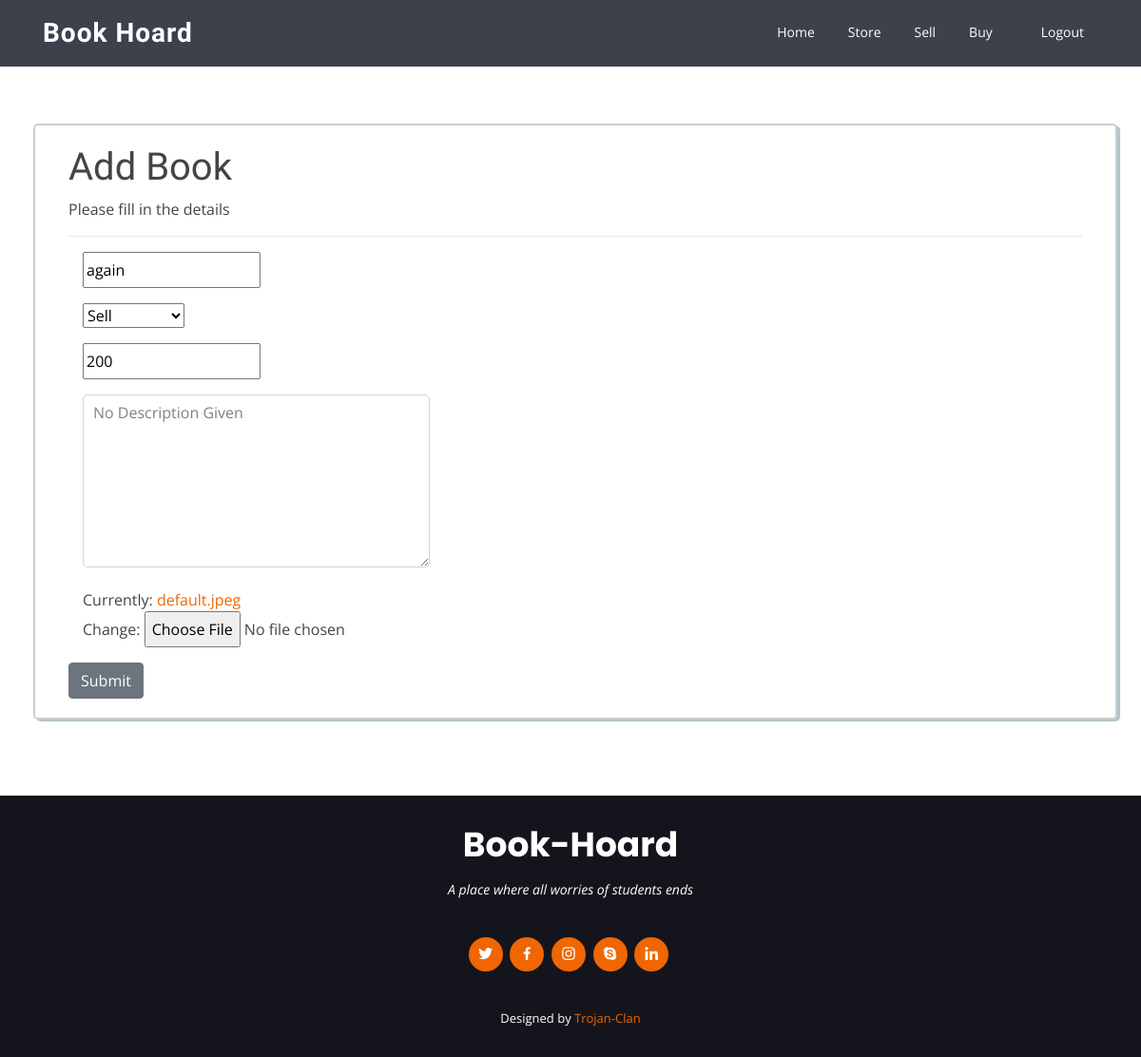
The page /product/8/update/ (signed in) on the database its author committed.
### hoard/models.py (models this page shows, shortened)
class Product(models.Model):
    TYPE = [
            ('Sell','Sell'),
            ('Rent','Rent'),
            ('Sell or Rent','Sell or Rent'),
    ]
    Category = [
            ('Gate','Gate'),
            ('Novel','Novel'),
            ('1st year','1st year'),
            ('2nd year','2nd year'),
            ('3rd year','3rd year'),
            ('4th year','4th year'),
            ('5th year','5th year'),
            ('All','Other'),
    ]
    Subject = [
            ('Math','Math'),
            ('Physics','Physics'),
            ('Chemistry ','Chemistry '),
            ('C ','C '),
            ('Engineering','Engineering'),
            ('All','Other'),
    ]
    owner        =  models.ForeignKey(User, on_delete=models.CASCADE)
    title        =  models.CharField(max_length = 25)
    type         =  models.CharField(max_length = 12, choices = TYPE, default = 'Sell')
    category     =  models.CharField(max_length = 12, choices = Category, default = 'Gate')
    sub          =  models.CharField(max_length = 12, choices = Subject, default = 'Math')
    price        =  models.IntegerField()
    description  =  models.TextField(default="No Description Given")
    image        =  models.ImageField(default='default.jpeg', upload_to='product')
    is_available =  models.BooleanField(default=True)

### hoard/views.py (the view, shortened to what this page needs)
# urls.py: path('product/<int:pk>/update/', views.ProductUpdateView.as_view(), name='product-update'),
class ProductUpdateView(LoginRequiredMixin, UserPassesTestMixin, UpdateView):
    model = Product
    fields = ['title','type', 'price','description', 'image']
    def test_func(self):
        product = self.get_object()
        if self.request.user == product.owner:
            return True
        return False

### hoard/models.py (called while the page is built)
    def __str__(self):
        return self.username

### hoard/templates/hoard/product_form.html (shortened to what this page needs)
{% extends "hoard/main.html"%}
{% block content %}
<section id="portfolio-details" class="portfolio-details">
<div class="container form">
<form enctype="multipart/form-data" method="POST"">
  <div class="container">
    <h1>Add Book</h1>
    <p>Please fill in the details</p>
    <hr>
    <div class="container form-group">
      {{form.title}}
    </div>
    <div class="container">
      <div class="row form-group">
        <div class="col-md-2">{{form.type}}</div>
        <div class="col-md-2">{{form.category}}</div>
        <div class="col-md-2">{{form.sub}}</div>
      </div>
  </div>
    <div class="container form-group">
      {{form.price}}
    </div>
    <div class="container form-group">
      {{form.description}}
    </div>
    <div class="container form-group">
      {{form.image}}
    </div>
  </div>
<div class="container">
  <button class="btn btn-secondary" type="submit">Submit</button>
</div>
</form>
</section>
{%endblock%}

### hoard/static/css/style.css (style rules this page uses)
.form { border: 2px solid #c9d0d2; border-radius: 5px; box-shadow: 3px 2px 1px #b1c3c8; padding: 20px; margin: 20px 35px; }
input { line-height: 2; }
#id_description { border-radius: 5px; border: 1px solid lightgrey; line-height: 1; padding: 10px; color: grey; opacity: 1; }
body { font-family: "Open Sans", sans-serif; color: #444444; }
a { color: #ef6603; }
h1, h2, h3, h4, h5, h6 { font-family: "Raleway", sans-serif; }
section { padding: 60px 0; overflow: hidden; }
.portfolio-details { padding-top: 40px; }

### rows shown on the page
Product: title "again", type "Sell", price "200", description "No Description Given"
